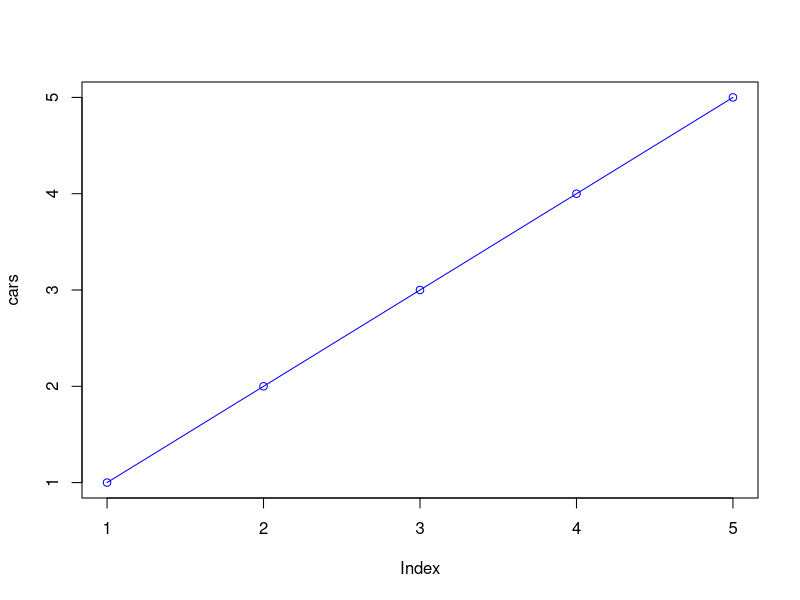

Here is the R script that generated this plot:
andtest <- function(x,y){
  if(x > y && x > 10){
    return(6)
  }
  else
    return(7)
}

cars <- c(1,2,3,4,5)
plot(cars, type="o", col="blue")